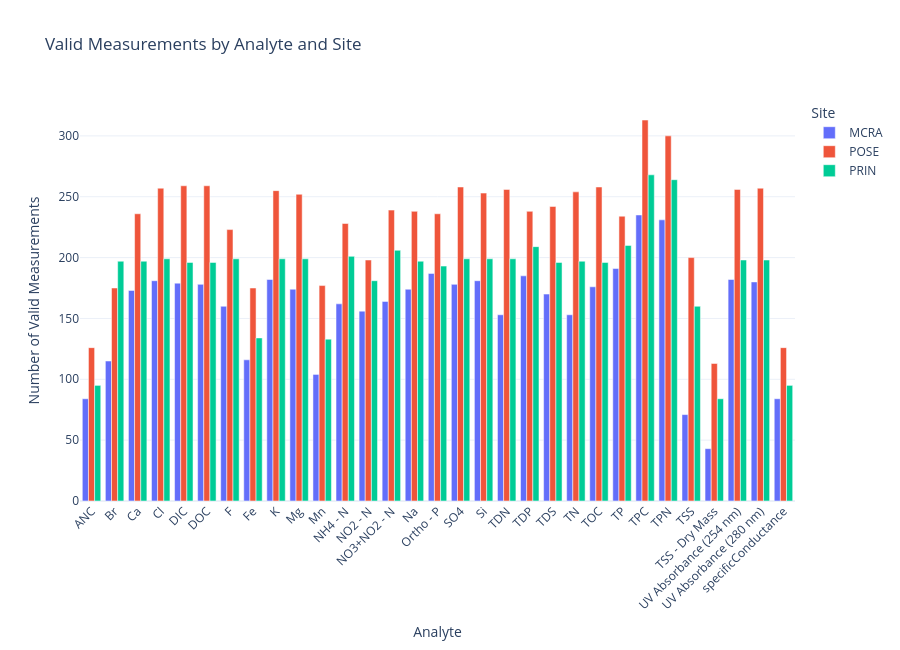

This figure's notebook cell:
### Markdown cell above
## 7. Valid measurements by analyte and site

 visualizes the number of valid measurements for each analyte at each site. This version generalizes the same chart to all remaining sites.

### Code cell
import pandas as pd
import plotly.express as px

coverage_pd = (
    site_quality
    .select("siteID", "analyte", "valid")
    .toPandas()
)

fig = px.bar(
    coverage_pd,
    x="analyte",
    y="valid",
    color="siteID",
    barmode="group",
    title="Valid Measurements by Analyte and Site",
    labels={
        "analyte": "Analyte",
        "valid": "Number of Valid Measurements",
        "siteID": "Site"
    }
)

fig.update_layout(
    xaxis_tickangle=-45,
    height=650,
    template="plotly_white"
)

fig.show()

### Figure 1 — Plotly figure (JSON) as saved in the notebook; plotly's stock layout.template omitted (floating-point values rounded to 4 significant figures)
{"data": [{"alignmentgroup": "True", "hovertemplate": "Site=MCRA<br>Analyte=%{x}<br>Number of Valid Measurements=%{y}<extra></extra>", "legendgroup": "MCRA", "marker": {"color": "#636efa", "pattern": {"shape": ""}}, "name": "MCRA", "offsetgroup": "MCRA", "orientation": "v", "showlegend": true, "textposition": "auto", "type": "bar", "x": ["ANC", "Br", "Ca", "Cl", "DIC", "DOC", "F", "Fe", "K", "Mg", "Mn", "NH4 - N", "NO2 - N", "NO3+NO2 - N", "Na", "Ortho - P", "SO4", "Si", "TDN", "TDP", "TDS", "TN", "TOC", "TP", "TPC", "TPN", "TSS", "TSS - Dry Mass", "UV Absorbance (254 nm)", "UV Absorbance (280 nm)", "specificConductance"], "xaxis": "x", "y": [84, 115, 173, 181, 179, 178, 160, 116, 182, 174, 104, 162, 156, 164, 174, 187, 178, 181, 153, 185, 170, 153, 176, 191, 235, 231, 71, 43, 182, 180, 84], "yaxis": "y"}, {"alignmentgroup": "True", "hovertemplate": "Site=POSE<br>Analyte=%{x}<br>Number of Valid Measurements=%{y}<extra></extra>", "legendgroup": "POSE", "marker": {"color": "#EF553B", "pattern": {"shape": ""}}, "name": "POSE", "offsetgroup": "POSE", "orientation": "v", "showlegend": true, "textposition": "auto", "type": "bar", "x": ["ANC", "Br", "Ca", "Cl", "DIC", "DOC", "F", "Fe", "K", "Mg", "Mn", "NH4 - N", "NO2 - N", "NO3+NO2 - N", "Na", "Ortho - P", "SO4", "Si", "TDN", "TDP", "TDS", "TN", "TOC", "TP", "TPC", "TPN", "TSS", "TSS - Dry Mass", "UV Absorbance (254 nm)", "UV Absorbance (280 nm)", "specificConductance"], "xaxis": "x", "y": [126, 175, 236, 257, 259, 259, 223, 175, 255, 252, 177, 228, 198, 239, 238, 236, 258, 253, 256, 238, 242, 254, 258, 234, 313, 300, 200, 113, 256, 257, 126], "yaxis": "y"}, {"alignmentgroup": "True", "hovertemplate": "Site=PRIN<br>Analyte=%{x}<br>Number of Valid Measurements=%{y}<extra></extra>", "legendgroup": "PRIN", "marker": {"color": "#00cc96", "pattern": {"shape": ""}}, "name": "PRIN", "offsetgroup": "PRIN", "orientation": "v", "showlegend": true, "textposition": "auto", "type": "bar", "x": ["ANC", "Br", "Ca", "Cl", "DIC", "DOC", "F", "Fe", "K", "Mg", "Mn", "NH4 - N", "NO2 - N", "NO3+NO2 - N", "Na", "Ortho - P", "SO4", "Si", "TDN", "TDP", "TDS", "TN", "TOC", "TP", "TPC", "TPN", "TSS", "TSS - Dry Mass", "UV Absorbance (254 nm)", "UV Absorbance (280 nm)", "specificConductance"], "xaxis": "x", "y": [95, 197, 197, 199, 196, 196, 199, 134, 199, 199, 133, 201, 181, 206, 197, 193, 199, 199, 199, 209, 196, 197, 196, 210, 268, 264, 160, 84, 198, 198, 95], "yaxis": "y"}], "layout": {"barmode": "group", "height": 650, "legend": {"title": {"text": "Site"}, "tracegroupgap": 0}, "title": {"text": "Valid Measurements by Analyte and Site"}, "xaxis": {"anchor": "y", "domain": [0, 1], "tickangle": -45, "title": {"text": "Analyte"}}, "yaxis": {"anchor": "x", "domain": [0, 1], "title": {"text": "Number of Valid Measurements"}}}}
